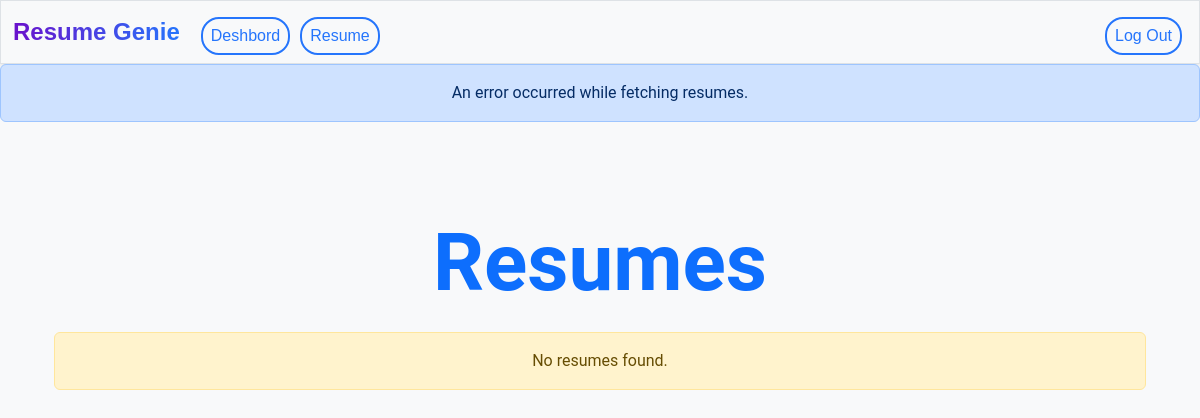
The app's page /resume (signed in), older data.
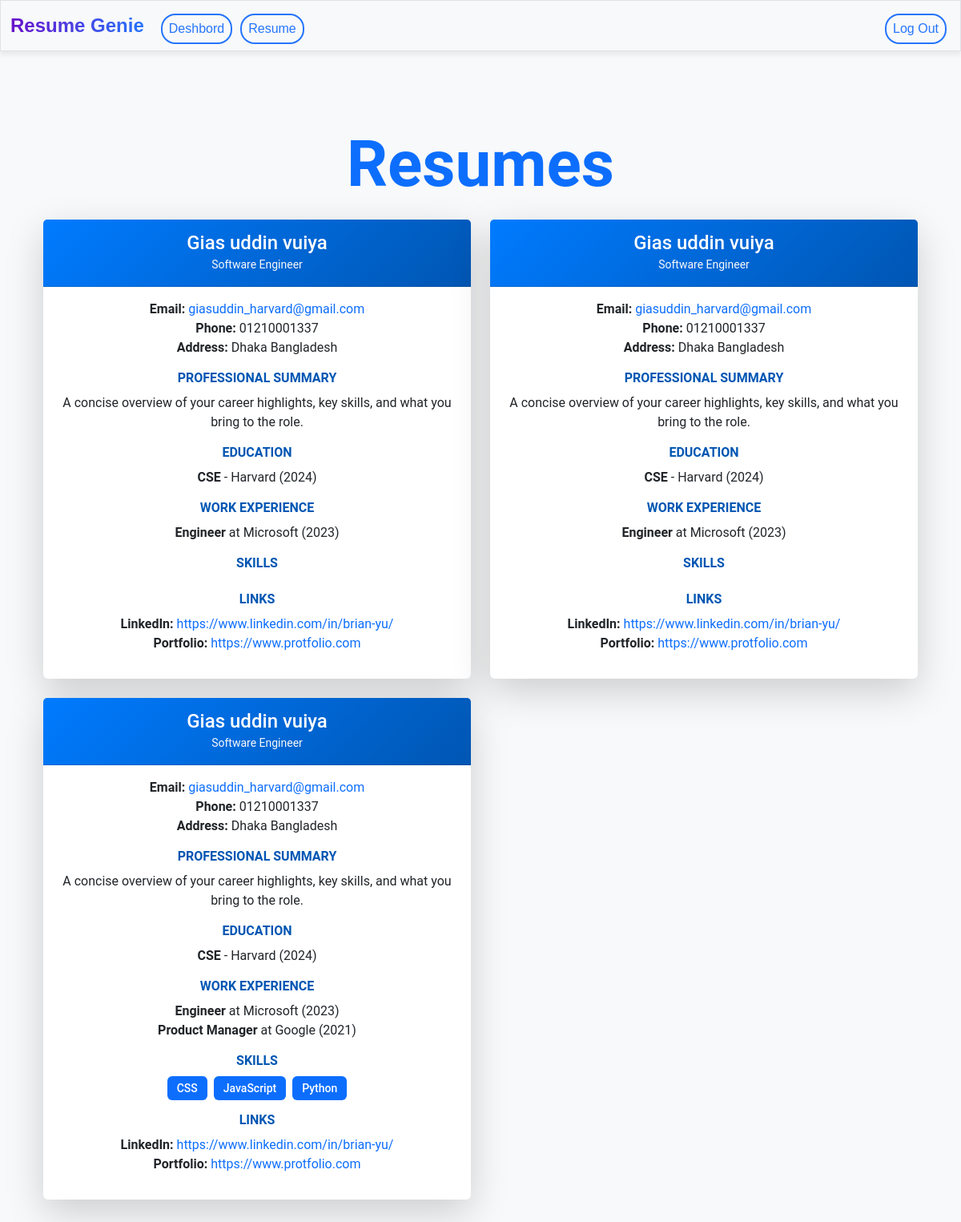
The same page, newer data.
### tables this page shows
CREATE TABLE resumes(
    id INTEGER PRIMARY KEY AUTOINCREMENT,
    user_id INTEGER NOT NULL,
    title TEXT NOT NULL,
    name TEXT NOT NULL,
    email TEXT NOT NULL,
    phone TEXT,
    address TEXT,
    linkedin TEXT,
    portfolio TEXT,
    professional_summary TEXT,
    education TEXT,
    work_experience TEXT,
    skills TEXT,
    created_at TIMESTAMP DEFAULT CURRENT_TIMESTAMP,
    FOREIGN KEY (user_id) REFERENCES users(id)
);

### app.py (the view)
@app.route("/resume", methods=["GET"])
@login_required
def resume():
    try:
        user_id = session["user_id"]
        print(user_id)
        resumes = db.execute("SELECT * FROM resumes WHERE user_id = ?", user_id)
        for resume in resumes:
            if 'education' in resume and resume['education']:
                resume['education'] = json.loads(resume['education'])
            if 'work_experience' in resume and resume['work_experience']:
                resume['work_experience'] = json.loads(resume['work_experience'])
            if 'skills' in resume and resume['skills']:
                resume['skills'] = json.loads(resume['skills'])
        print(resume)
        return render_template("resume.html", resumes=resumes)
    except Exception as e:
        app.logger.error(f"Error fetching resumes: {e}")
        flash("An error occurred while fetching resumes.")
        return render_template("resume.html", resumes=[])

### app.py (called while the page is built)
@app.after_request
def after_request(response):
    response.headers["Cache-Control"] = "no-cache, no-store, must-revalidate"
    response.headers["Expires"] = 0
    response.headers["Pragma"] = "no-cache"
    return response

### helpers.py (called while the page is built)
def login_required(f):
    @wraps(f)
    def decorated_function(*args, **kwargs):
        if session.get("user_id") is None:
            return redirect("/login")
        return f(*args, **kwargs)
    return decorated_function

### templates/resume.html (shortened to what this page needs)
{% extends "layout.html" %}
{% block main %}
<div class="container my-5">
    <h1 class="text-center mb-4 text-primary fw-bold">Resumes</h1>
    {% if resumes %}
        <div class="row g-4">
            {% for resume in resumes %}
            <div class="col-lg-6 col-md-12">
                <div class="card resume-card shadow-lg border-0">
                    <div class="card-header bg-gradient-primary text-white">
                        <h4 class="mb-0">{{ resume.name }}</h4>
                        <small class="text-light">{{ resume.title }}</small>
                    </div>
                    <div class="card-body">
                        <div class="resume-section">
                            <p>
                                <strong>Email:</strong>
                                <a href="mailto:{{ resume.email }}" class="text-decoration-none text-primary">{{ resume.email }}</a><br>
                                <strong>Phone:</strong> {{ resume.phone }}<br>
                                <strong>Address:</strong> {{ resume.address }}
                            </p>
                        </div>
                        <div class="resume-section">
                            <h5 class="section-title">Professional Summary</h5>
                            <p>{{ resume.professional_summary }}</p>
                        </div>
                        <div class="resume-section">
                            <h5 class="section-title">Education</h5>
                            <ul class="list-unstyled">
                                {% for edu in resume.education %}
                                <li>
                                    <strong>{{ edu.degree }}</strong> - {{ edu.institution }} ({{ edu.year }})
                                </li>
                                {% endfor %}
                            </ul>
                        </div>
                        <div class="resume-section">
                            <h5 class="section-title">Work Experience</h5>
                            <ul class="list-unstyled">
                                {% for work in resume.work_experience %}
                                <li>
                                    <strong>{{ work.role }}</strong> at {{ work.company }} ({{ work.year }})
                                </li>
                                {% endfor %}
                            </ul>
                        </div>
                        <div class="resume-section">
                            <h5 class="section-title">Skills</h5>
                            <div class="d-flex flex-wrap gap-2">
                                {% for skill in resume.skills %}
                                <span class="badge bg-primary text-white">{{ skill }}</span>
                                {% endfor %}
                            </div>
                        </div>
                        <div class="resume-section">
                            <h5 class="section-title">Links</h5>
                            <p>
                                {% if resume.linkedin %}
                                <strong>LinkedIn:</strong>
                                <a href="{{ resume.linkedin }}" target="_blank" class="text-decoration-none text-primary">{{ resume.linkedin }}</a><br>
                                {% endif %}
                                {% if resume.portfolio %}
                                <strong>Portfolio:</strong>
                                <a href="{{ resume.portfolio }}" target="_blank" class="text-decoration-none text-primary">{{ resume.portfolio }}</a>
                                {% endif %}
                            </p>
                        </div>
                    </div>
                </div>
            </div>
            {% endfor %}
        </div>
    {% else %}
        <div class="alert alert-warning text-center" role="alert">
            No resumes found.
        </div>
    {% endif %}
</div>
{% endblock %}

### templates/layout.html (shortened to what this page needs)
<!DOCTYPE html>
<html lang="en">
<head>
    <link href="https://cdn.jsdelivr.net/npm/bootstrap@5.3.3/dist/css/bootstrap.min.css" rel="stylesheet">
    <link href="../static/css/style.css" rel="stylesheet">
</head>
<body>
    <nav class="bg-light border navbar navbar-expand-md navbar-light">
        <div class="container-fluid">
            <a class="navbar-brand" href="/"><span class="blue">R</span><span class="red">e</span><span class="yellow">s</span><span class="green">ume</span> <span class="red">Genie</span></a>
            <div class="collapse navbar-collapse" id="navbar">
                {% if session["user_id"] %}
                    <ul class="navbar-nav me-auto mt-2">
                        <li class="nav-item"><a class="nav-link" href="/dashbord">Deshbord</a></li>
                        <li class="nav-item"><a class="nav-link" href="/resume">Resume</a></li>
                    </ul>
                    <ul class="navbar-nav ms-auto mt-2">
                        <li class="nav-item"><a class="nav-link" href="/logout">Log Out</a></li>
                    </ul>
                {% endif %}
            </div>
        </div>
    </nav>
    {% if get_flashed_messages() %}
    <header>
        <div class="alert alert-primary mb-0 text-center" role="alert">
            {{ get_flashed_messages() | join(" ") }}
        </div>
    </header>
    {% endif %}
    <main class="container py-5 text-center">
        {% block main %}{% endblock %}
    </main>
</body>
</html>

### static/css/style.css (style rules this page uses)
body { background-color: aliceblue; }
.navbar { font-family: 'Poppins', sans-serif; box-shadow: 0 4px 6px rgba(80, 80, 80, 0.1); }
.navbar-brand { font-size: 1.5rem; font-weight: bold; background: linear-gradient(to right, #6a11cb, #2575fc); -webkit-background-clip: text; -webkit-text-fill-color: transparent; text-decoration: none; }
.nav-link { color: #555; font-weight: 500; transition: color 0.3s ease-in-out; }
.nav-item .nav-link { margin: 0 5px; padding: 5px 15px; color: #2575fc; border: 2px solid #2575fc; border-radius: 18px; transition: all 0.3s ease-in-out; }
.fw-bold { font-style: normal; font-size: 80px; line-height: 90px; text-align: center; }
.d-flex { justify-content: center; }
body { font-family: 'Roboto', sans-serif; background-color: #f8f9fa; color: #333; }
.resume-card { transition: transform 0.3s ease, box-shadow 0.3s ease; }
.resume-card .card-header { background: linear-gradient(135deg, #007bff, #0056b3); padding: 15px 20px; }
.resume-card .resume-section { margin-bottom: 15px; }
.resume-card .section-title { font-weight: 600; color: #0056b3; margin-bottom: 10px; text-transform: uppercase; font-size: 16px; }
a.text-primary { color: #007bff; text-decoration: none; }
.badge { padding: 8px 12px; font-size: 14px; font-weight: 500; }

Row changes from the older to the newer data that the page shows:
added resumes: name "Gias uddin vuiya", title "Software Engineer", email "giasuddin_harvard@gmail.com", phone "01210001337", address "Dhaka Bangladesh", professional_summary "A concise overview of your career highlights, key skills, and what you bring to the role.", degree "CSE", institution "Harvard", year "2024", role "Engineer", company "Microsoft", year "2023", linkedin "https://www.linkedin.com/in/brian-yu/", portfolio "https://www.protfolio.com"
added resumes: name "Gias uddin vuiya", title "Software Engineer", email "giasuddin_harvard@gmail.com", phone "01210001337", address "Dhaka Bangladesh", professional_summary "A concise overview of your career highlights, key skills, and what you bring to the role.", degree "CSE", institution "Harvard", year "2024", role "Engineer", company "Microsoft", year "2023", linkedin "https://www.linkedin.com/in/brian-yu/", portfolio "https://www.protfolio.com"
added resumes: name "Gias uddin vuiya", title "Software Engineer", email "giasuddin_harvard@gmail.com", phone "01210001337", address "Dhaka Bangladesh", professional_summary "A concise overview of your career highlights, key skills, and what you bring to the role.", degree "CSE", institution "Harvard", year "2024", role "Engineer" "Product Manager", company "Microsoft" "Google", year "2023" "2021", skills "CSS" "JavaScript" "Python", linkedin "https://www.linkedin.com/in/brian-yu/", portfolio "https://www.protfolio.com"
Text that changed along with them:
{{ get_flashed_messages() | join(" ") }}: "An error occurred while fetching resumes." → (not shown)
text no longer shown: "No resumes found."
